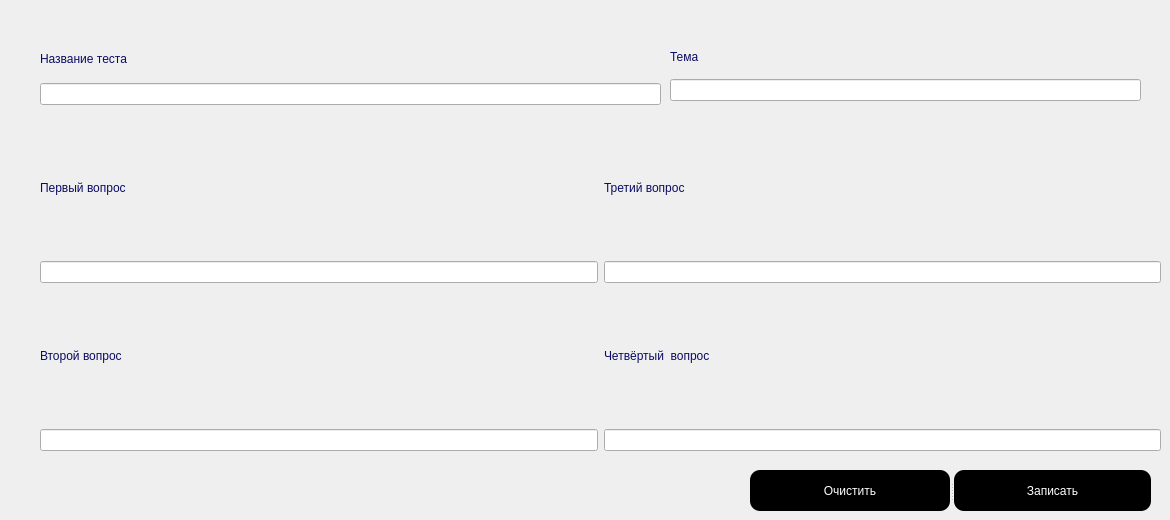
      <widget class="QWidget" name="tab_2">
       <attribute name="title">
        <string>Тест</string>
       </attribute>
       <widget class="QSplitter" name="splitter">
        <property name="geometry">
         <rect>
          <x>750</x>
          <y>470</y>
          <width>401</width>
          <height>41</height>
         </rect>
        </property>
        <property name="orientation">
         <enum>Qt::Horizontal</enum>
        </property>
        <widget class="QPushButton" name="_clr">
         <property name="styleSheet">
          <string notr="true">QPushButton{color: white;
font: 75 8pt &quot;Comic Sans MS&quot;;
background-color: rgb(0, 0, 0);
border: 3px;
border-radius: 10px;
}
QPushButton:hover{ background-color: lightgray; padding: 5px;
	border-style: outset; border: 1px solid gray; font-weight: bold;}
QPushButton:pressed {border: 2px solid gray; padding: 5px;
    background-color: silver; border-style: inset; font-weight: bold;}</string>
         </property>
         <property name="text">
          <string>Очистить</string>
         </property>
        </widget>
        <widget class="QPushButton" name="_inst">
         <property name="styleSheet">
          <string notr="true">QPushButton{color: white;
font: 75 8pt &quot;Comic Sans MS&quot;;
background-color: rgb(0, 0, 0);
border: 3px;
border-radius: 10px;
}
QPushButton:hover{ background-color: lightgray; padding: 5px;
	border-style: outset; border: 1px solid gray; font-weight: bold;}
QPushButton:pressed {border: 2px solid gray; padding: 5px;
    background-color: silver; border-style: inset; font-weight: bold;}</string>
         </property>
         <property name="text">
          <string>Записать</string>
         </property>
        </widget>
       </widget>
       <widget class="QLabel" name="_okay_2">
        <property name="geometry">
         <rect>
          <x>40</x>
          <y>470</y>
          <width>261</width>
          <height>31</height>
         </rect>
        </property>
        <property name="styleSheet">
         <string notr="true">font: 14pt &quot;Times New Roman&quot;;
color: #0b0b64;</string>
        </property>
        <property name="text">
         <string/>
        </property>
       </widget>
       <widget class="QWidget" name="layoutWidget">
        <property name="geometry">
         <rect>
          <x>40</x>
          <y>40</y>
          <width>621</width>
          <height>65</height>
         </rect>
        </property>
        <layout class="QVBoxLayout" name="verticalLayout">
         <item>
          <widget class="QLabel" name="label_3">
           <property name="styleSheet">
            <string notr="true">font: 18pt &quot;Times New Roman&quot;;
color: #0b0b64;</string>
           </property>
           <property name="text">
            <string>Название теста</string>
           </property>
          </widget>
         </item>
         <item>
          <widget class="QLineEdit" name="_name_f_test">
           <property name="readOnly">
            <bool>false</bool>
           </property>
          </widget>
         </item>
        </layout>
       </widget>
       <widget class="QWidget" name="layoutWidget">
        <property name="geometry">
         <rect>
          <x>40</x>
          <y>120</y>
          <width>1121</width>
          <height>331</height>
         </rect>
        </property>
        <layout class="QGridLayout" name="gridLayout">
         <item row="3" column="1">
          <widget class="QLineEdit" name="_f_question"/>
         </item>
         <item row="2" column="1">
          <widget class="QLabel" name="label_10">
           <property name="styleSheet">
            <string notr="true">font: 18pt &quot;Times New Roman&quot;;
color: #0b0b64;</string>
           </property>
           <property name="text">
            <string>Четвёртый  вопрос</string>
           </property>
          </widget>
         </item>
         <item row="3" column="0">
          <widget class="QLineEdit" name="_t_question"/>
         </item>
         <item row="0" column="0">
          <widget class="QLabel" name="label_4">
           <property name="styleSheet">
            <string notr="true">font: 18pt &quot;Times New Roman&quot;;
color: #0b0b64;</string>
           </property>
           <property name="text">
            <string>Первый вопрос</string>
           </property>
          </widget>
         </item>
         <item row="1" column="0">
          <widget class="QLineEdit" name="_o_question"/>
         </item>
         <item row="0" column="1">
          <widget class="QLabel" name="label_9">
           <property name="styleSheet">
            <string notr="true">font: 18pt &quot;Times New Roman&quot;;
color: #0b0b64;</string>
           </property>
           <property name="text">
            <string>Третий вопрос</string>
           </property>
          </widget>
         </item>
         <item row="1" column="1">
          <widget class="QLineEdit" name="_tr_question"/>
         </item>
         <item row="2" column="0">
          <widget class="QLabel" name="label_5">
           <property name="styleSheet">
            <string notr="true">font: 18pt &quot;Times New Roman&quot;;
color: #0b0b64;</string>
           </property>
           <property name="text">
            <string>Второй вопрос</string>
           </property>
          </widget>
         </item>
        </layout>
       </widget>
       <widget class="QWidget" name="layoutWidget">
        <property name="geometry">
         <rect>
          <x>670</x>
          <y>40</y>
          <width>471</width>
          <height>61</height>
         </rect>
        </property>
        <layout class="QVBoxLayout" name="verticalLayout_3">
         <item>
          <widget class="QLabel" name="label_15">
           <property name="styleSheet">
            <string notr="true">font: 14pt &quot;Times New Roman&quot;;
color: #0b0b64;</string>
           </property>
           <property name="text">
            <string>Тема</string>
           </property>
          </widget>
         </item>
         <item>
          <widget class="QLineEdit" name="_theme_5"/>
         </item>
        </layout>
       </widget>
      </widget>
